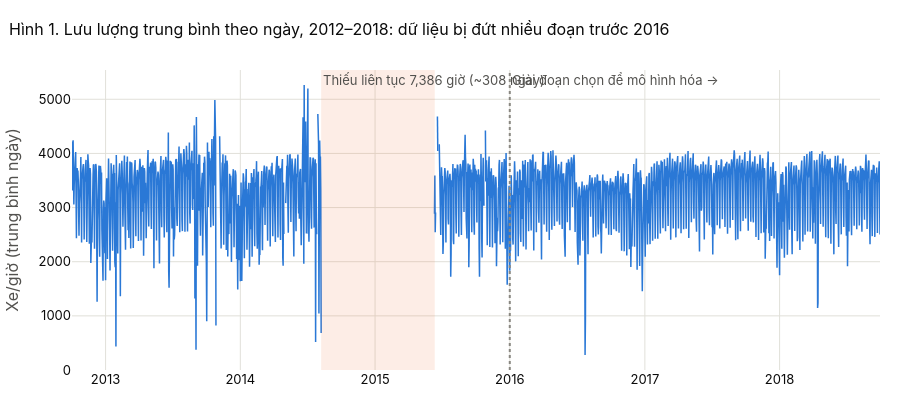

Notebook code for this chart:
### Code cell
daily_raw = hourly_raw["traffic_volume"].resample("D").mean()
big = gaps_all.iloc[0]

fig = go.Figure(go.Scatter(x=daily_raw.index, y=daily_raw.values, mode="lines", line=dict(color=BLUE, width=1.5),
                           name="Trung bình ngày", hovertemplate="%{x|%d/%m/%Y}: %{y:,.0f} xe/giờ<extra></extra>"))
fig.add_vrect(x0=big.start, x1=big.end, fillcolor=ORANGE, opacity=0.12, line_width=0,
              annotation_text=f"Thiếu liên tục {big.hours:,} giờ (~{big.hours / 24:.0f} ngày)",
              annotation_position="top left", annotation_font_color="#52514e")
fig.add_vline(x=pd.Timestamp("2016-01-01"), line_dash="dot", line_color=MUTED)
fig.add_annotation(x=pd.Timestamp("2016-01-01"), y=1.0, yref="paper", text="Giai đoạn chọn để mô hình hóa →",
                   showarrow=False, xanchor="left", font_color="#52514e")
fig.update_layout(title="Hình 1. Lưu lượng trung bình theo ngày, 2012–2018: dữ liệu bị đứt nhiều đoạn trước 2016",
                  yaxis_title="Xe/giờ (trung bình ngày)", height=420, showlegend=False)
fig.show()

### Figure 1 — Plotly figure (JSON) as saved in the notebook; plotly's stock layout.template omitted (floating-point values rounded to 4 significant figures; data arrays with more than 128 entries replaced by an {"elided": "..."} marker saying what was removed)
{"data": [{"hovertemplate": "%{x|%d/%m/%Y}: %{y:,.0f} xe/giờ<extra></extra>", "line": {"color": "#2a78d6", "width": 1.5}, "mode": "lines", "name": "Trung bình ngày", "type": "scatter", "x": {"elided": "2190 str values"}, "y": {"elided": "2190 float values"}}], "layout": {"annotations": [{"font": {"color": "#52514e"}, "showarrow": false, "text": "Thiếu liên tục 7,386 giờ (~308 ngày)", "x": "2014-08-08T02:00:00", "xanchor": "left", "xref": "x", "y": 1, "yanchor": "top", "yref": "y domain"}, {"font": {"color": "#52514e"}, "showarrow": false, "text": "Giai đoạn chọn để mô hình hóa →", "x": "2016-01-01T00:00:00", "xanchor": "left", "y": 1.0, "yref": "paper"}], "height": 420, "shapes": [{"fillcolor": "#eb6834", "line": {"width": 0}, "opacity": 0.12, "type": "rect", "x0": "2014-08-08T02:00:00", "x1": "2015-06-11T19:00:00", "xref": "x", "y0": 0, "y1": 1, "yref": "y domain"}, {"line": {"color": "#898781", "dash": "dot"}, "type": "line", "x0": "2016-01-01T00:00:00", "x1": "2016-01-01T00:00:00", "xref": "x", "y0": 0, "y1": 1, "yref": "y domain"}], "showlegend": false, "title": {"text": "Hình 1. Lưu lượng trung bình theo ngày, 2012–2018: dữ liệu bị đứt nhiều đoạn trước 2016"}, "yaxis": {"title": {"text": "Xe/giờ (trung bình ngày)"}}}}
